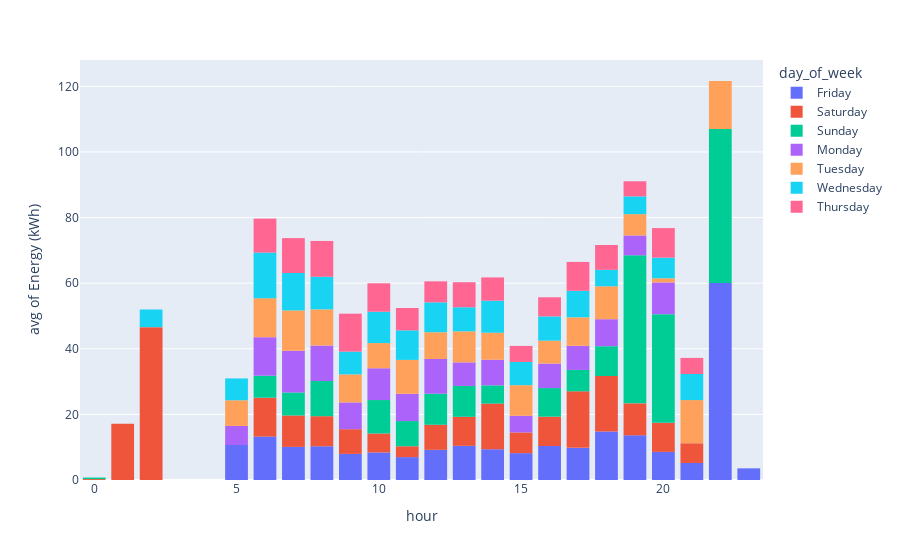

This figure's notebook cell:
### Code cell
fig_03 = px.histogram(df, x = 'hour', y = 'Energy (kWh)',
                color = 'day_of_week', histfunc='avg', nbins = 24)

fig_03.update_layout(bargap=0.2)
fig_03.show()

### Figure 1 — Plotly figure (JSON) as saved in the notebook; plotly's stock layout.template omitted (floating-point values rounded to 4 significant figures; data arrays with more than 128 entries replaced by an {"elided": "..."} marker saying what was removed)
{"data": [{"alignmentgroup": "True", "bingroup": "x", "histfunc": "avg", "hovertemplate": "day_of_week=Friday<br>hour=%{x}<br>avg of Energy (kWh)=%{y}<extra></extra>", "legendgroup": "Friday", "marker": {"color": "#636efa"}, "name": "Friday", "nbinsx": 24, "offsetgroup": "Friday", "orientation": "v", "showlegend": true, "type": "histogram", "x": {"elided": "251 int values"}, "xaxis": "x", "y": {"elided": "251 float values"}, "yaxis": "y"}, {"alignmentgroup": "True", "bingroup": "x", "histfunc": "avg", "hovertemplate": "day_of_week=Saturday<br>hour=%{x}<br>avg of Energy (kWh)=%{y}<extra></extra>", "legendgroup": "Saturday", "marker": {"color": "#EF553B"}, "name": "Saturday", "nbinsx": 24, "offsetgroup": "Saturday", "orientation": "v", "showlegend": true, "type": "histogram", "x": [8, 9, 9, 10, 10, 10, 10, 10, 10, 10, 11, 11, 11, 11, 11, 11, 11, 11, 12, 12, 12, 21, 23, 13, 10, 10, 13, 8, 9, 11, 11, 8, 8, 10, 11, 13, 15, 9, 11, 9, 12, 9, 10, 10, 8, 19, 19, 2, 19, 19, 17, 17, 10, 17, 9, 6, 7, 12, 13, 15, 6, 7, 7, 10, 12, 20, 1, 16, 17, 10, 14, 6, 18, 12, 15, 17, 0, 12, 12, 12, 13, 16, 19, 14, 14, 14, 11, 6, 7, 8, 10, 11, 11, 16, 14, 16, 13, 13, 13, 14, 16, 15, 21, 21, 7, 7, 12, 13, 7, 14, 9, 9, 10, 7, 11], "xaxis": "x", "y": [0.529, 10.64, 0, 0, 0, 0, 0, 0, 0, 0, 0.062, 0.248, 0.25, 0.063, 0, 0, 0, 0.263, 0.063, 1.327, 0.034, 0, 0, 7.432, 11.8, 12.08, 7.702, 10.34, 5.589, 5.989, 9.536, 9.56, 12.45, 14.27, 3.487, 8.683, 8.414, 6.525, 1.556, 9.344, 11.55, 9.904, 0, 8.137, 10.95, 0.72, 9.308, 46.59, 0, 36.23, 5.562, 5.564, 8.022, 63.68, 13.63, 17.31, 9.186, 14.88, 12.65, 5.31, 0, 0, 13.51, 4.757, 14.52, 8.868, 17.12, 2.805, 0, 6.138, 15.73, 18.5, 16.91, 9.128, 5.857, 11.39, 0.28, 7.962, 0, 9.894, 10.04, 2.23, 2.579, 0.095, 14.75, 12.71, 6.848, 11.62, 5.639, 11.18, 15.39, 12.24, 2.645, 11.15, 20.17, 6.166, 0, 0, 13.66, 11.57, 22.35, 5.689, 4.555, 13.47, 13.39, 13.71, 14.67, 19.48, 10.98, 22.41, 0, 12.14, 17.79, 10.23, 9.778], "yaxis": "y"}, {"alignmentgroup": "True", "bingroup": "x", "histfunc": "avg", "hovertemplate": "day_of_week=Sunday<br>hour=%{x}<br>avg of Energy (kWh)=%{y}<extra></extra>", "legendgroup": "Sunday", "marker": {"color": "#00cc96"}, "name": "Sunday", "nbinsx": 24, "offsetgroup": "Sunday", "orientation": "v", "showlegend": true, "type": "histogram", "x": [3, 11, 17, 17, 10, 10, 10, 10, 10, 16, 18, 8, 10, 12, 8, 10, 14, 10, 10, 20, 13, 12, 10, 13, 12, 17, 17, 20, 7, 13, 14, 6, 19, 12, 19, 0, 8, 19, 12, 12, 17, 7, 10, 12, 12, 16, 22, 18, 16, 14, 18, 14, 14, 16, 17, 10, 12, 11, 19], "xaxis": "x", "y": [0, 7.614, 0, 0, 18.47, 8.795, 11.68, 21.5, 19.21, 4.008, 1.086, 8.993, 6.589, 9.835, 10.7, 4.901, 0.656, 6.384, 7.132, 10.93, 10.29, 6.787, 7.976, 5.036, 8.514, 7.093, 10.96, 55.28, 8.754, 12.9, 5.093, 6.703, 74.46, 17.89, 16.23, 0.473, 12.46, 85.39, 10.51, 0, 17.79, 5.273, 3.344, 19.87, 0, 7.129, 46.93, 11.49, 17.89, 4.133, 14.69, 13.68, 4.171, 5.819, 3.255, 6.32, 11.81, 7.743, 4.441], "yaxis": "y"}, {"alignmentgroup": "True", "bingroup": "x", "histfunc": "avg", "hovertemplate": "day_of_week=Monday<br>hour=%{x}<br>avg of Energy (kWh)=%{y}<extra></extra>", "legendgroup": "Monday", "marker": {"color": "#ab63fa"}, "name": "Monday", "nbinsx": 24, "offsetgroup": "Monday", "orientation": "v", "showlegend": true, "type": "histogram", "x": {"elided": "226 int values"}, "xaxis": "x", "y": {"elided": "226 float values"}, "yaxis": "y"}, {"alignmentgroup": "True", "bingroup": "x", "histfunc": "avg", "hovertemplate": "day_of_week=Tuesday<br>hour=%{x}<br>avg of Energy (kWh)=%{y}<extra></extra>", "legendgroup": "Tuesday", "marker": {"color": "#FFA15A"}, "name": "Tuesday", "nbinsx": 24, "offsetgroup": "Tuesday", "orientation": "v", "showlegend": true, "type": "histogram", "x": {"elided": "283 int values"}, "xaxis": "x", "y": {"elided": "283 float values"}, "yaxis": "y"}, {"alignmentgroup": "True", "bingroup": "x", "histfunc": "avg", "hovertemplate": "day_of_week=Wednesday<br>hour=%{x}<br>avg of Energy (kWh)=%{y}<extra></extra>", "legendgroup": "Wednesday", "marker": {"color": "#19d3f3"}, "name": "Wednesday", "nbinsx": 24, "offsetgroup": "Wednesday", "orientation": "v", "showlegend": true, "type": "histogram", "x": {"elided": "281 int values"}, "xaxis": "x", "y": {"elided": "281 float values"}, "yaxis": "y"}, {"alignmentgroup": "True", "bingroup": "x", "histfunc": "avg", "hovertemplate": "day_of_week=Thursday<br>hour=%{x}<br>avg of Energy (kWh)=%{y}<extra></extra>", "legendgroup": "Thursday", "marker": {"color": "#FF6692"}, "name": "Thursday", "nbinsx": 24, "offsetgroup": "Thursday", "orientation": "v", "showlegend": true, "type": "histogram", "x": {"elided": "315 int values"}, "xaxis": "x", "y": {"elided": "315 float values"}, "yaxis": "y"}], "layout": {"bargap": 0.2, "barmode": "relative", "legend": {"title": {"text": "day_of_week"}, "tracegroupgap": 0}, "margin": {"t": 60}, "xaxis": {"anchor": "y", "domain": [0, 1], "title": {"text": "hour"}}, "yaxis": {"anchor": "x", "domain": [0, 1], "title": {"text": "avg of Energy (kWh)"}}}}
